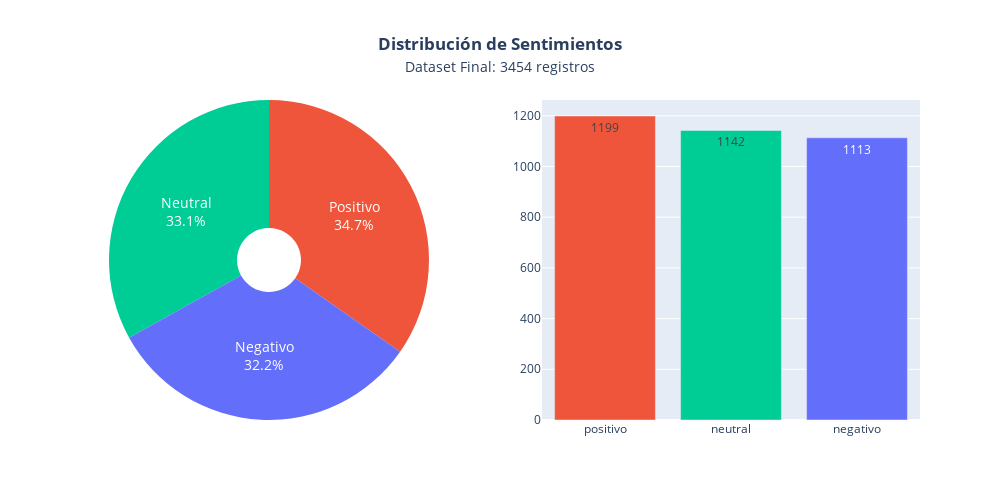

Here is the notebook cell this chart was saved with:
### Markdown cell above
#### **Visualización de la distribución de Sentimientos**

### Code cell
valores = df_final['sentimiento'].value_counts().reset_index()
valores.columns = ['sentimientos', 'Cantidad']

# Capitalizar las etiquetas para el gráfico circular
labels_capitalized = valores.sentimientos.apply(lambda x: x.capitalize())

# Define custom colors for consistency
sentiment_colors = {
    'positivo': '#EF553B',  # Orange-Red
    'negativo': '#636EFA',   # Blue
    'neutral': '#00CC96'   # Greenish-Teal (a valid color for neutral)
}

pie_colors = [sentiment_colors[s.lower()] for s in labels_capitalized]

bar_colors = [sentiment_colors[s.lower()] for s in valores.sentimientos]

# Crear gráfico subplot con gráfico circular y columnas, especificando los tipos de subplot
fig = make_subplots(rows=1, cols=2, specs=[[{"type": "domain"}, {"type": "xy"}]])

# gráfico circular
fig.add_trace(go.Pie(labels=labels_capitalized, values=valores.Cantidad,
    textposition='inside', textinfo='label+percent',hole=.2,
    insidetextfont=dict(color='white', size=14),
    marker=dict(colors=pie_colors)),
    row=1, col=1)

# gráfico de barras
fig.add_trace(go.Bar(x=valores.sentimientos, y=valores.Cantidad,
    marker=dict(color=bar_colors),
    text=valores.Cantidad, # Add the counts as text labels
    textposition='auto'), # Automatically position the text labels
    row=1, col=2)

# Añadir un título general al subplot
fig.update_layout(
    title_text=f'<b>Distribución de Sentimientos</b><br><span style="font-size:14px">Dataset Final: {total_registros} registros</span>',
    title_x=0.5,
    showlegend=False,
    height=500,
    width=1000
)

fig.show()

### Figure 1 — Plotly figure (JSON) as saved in the notebook; plotly's stock layout.template omitted (floating-point values rounded to 4 significant figures)
{"data": [{"domain": {"x": [0, 0.45], "y": [0, 1]}, "hole": 0.2, "insidetextfont": {"color": "white", "size": 14}, "labels": ["Positivo", "Neutral", "Negativo"], "marker": {"colors": ["#EF553B", "#00CC96", "#636EFA"]}, "textinfo": "label+percent", "textposition": "inside", "type": "pie", "values": [1199, 1142, 1113]}, {"marker": {"color": ["#EF553B", "#00CC96", "#636EFA"]}, "text": [1199.0, 1142.0, 1113.0], "textposition": "auto", "type": "bar", "x": ["positivo", "neutral", "negativo"], "xaxis": "x", "y": [1199, 1142, 1113], "yaxis": "y"}], "layout": {"height": 500, "showlegend": false, "title": {"text": "<b>Distribución de Sentimientos</b><br><span style=\"font-size:14px\">Dataset Final: 3454 registros</span>", "x": 0.5}, "width": 1000, "xaxis": {"anchor": "y", "domain": [0.55, 1]}, "yaxis": {"anchor": "x", "domain": [0, 1]}}}
